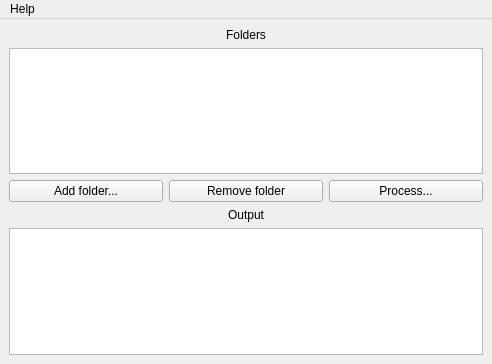
<?xml version="1.0" encoding="UTF-8"?>
<ui version="4.0">
 <class>MainWindow</class>
 <widget class="QMainWindow" name="MainWindow">
  <property name="geometry">
   <rect>
    <x>0</x>
    <y>0</y>
    <width>492</width>
    <height>364</height>
   </rect>
  </property>
  <property name="windowTitle">
   <string>MAUD Plot Generating Tool v.1.0</string>
  </property>
  <property name="toolButtonStyle">
   <enum>Qt::ToolButtonIconOnly</enum>
  </property>
  <widget class="QWidget" name="centralwidget">
   <layout class="QVBoxLayout" name="verticalLayout">
    <item>
     <widget class="QLabel" name="label">
      <property name="text">
       <string>Folders</string>
      </property>
      <property name="alignment">
       <set>Qt::AlignCenter</set>
      </property>
     </widget>
    </item>
    <item>
     <widget class="QListWidget" name="listWidget">
      <property name="viewMode">
       <enum>QListView::ListMode</enum>
      </property>
      <property name="selectionRectVisible">
       <bool>true</bool>
      </property>
     </widget>
    </item>
    <item>
     <layout class="QHBoxLayout" name="horizontalLayout">
      <item>
       <widget class="QPushButton" name="addFolderButton">
        <property name="text">
         <string>Add folder...</string>
        </property>
        <property name="icon">
         <iconset>
          <normaloff>icons/066-plus.png</normaloff>icons/066-plus.png</iconset>
        </property>
       </widget>
      </item>
      <item>
       <widget class="QPushButton" name="delFolderButton">
        <property name="text">
         <string>Remove folder</string>
        </property>
        <property name="icon">
         <iconset>
          <normaloff>icons/026-delete.png</normaloff>icons/026-delete.png</iconset>
        </property>
       </widget>
      </item>
      <item>
       <widget class="QPushButton" name="procButton">
        <property name="text">
         <string>Process...</string>
        </property>
        <property name="icon">
         <iconset>
          <normaloff>icons/091-warning.png</normaloff>icons/091-warning.png</iconset>
        </property>
       </widget>
      </item>
     </layout>
    </item>
    <item>
     <widget class="QLabel" name="label_2">
      <property name="text">
       <string>Output</string>
      </property>
      <property name="alignment">
       <set>Qt::AlignCenter</set>
      </property>
     </widget>
    </item>
    <item>
     <widget class="QTextEdit" name="textEdit">
      <property name="readOnly">
       <bool>true</bool>
      </property>
     </widget>
    </item>
   </layout>
  </widget>
  <widget class="QMenuBar" name="menubar">
   <property name="geometry">
    <rect>
     <x>0</x>
     <y>0</y>
     <width>492</width>
     <height>22</height>
    </rect>
   </property>
   <widget class="QMenu" name="menuHelp">
    <property name="title">
     <string>Help</string>
    </property>
    <addaction name="actionHow_to"/>
    <addaction name="actionAbout"/>
   </widget>
   <addaction name="menuHelp"/>
  </widget>
  <action name="actionHow_to">
   <property name="text">
    <string>How to?</string>
   </property>
  </action>
  <action name="actionAbout">
   <property name="icon">
    <iconset>
     <normaloff>icons/073-question.png</normaloff>icons/073-question.png</iconset>
   </property>
   <property name="text">
    <string>About</string>
   </property>
  </action>
 </widget>
 <resources/>
 <connections/>
</ui>
